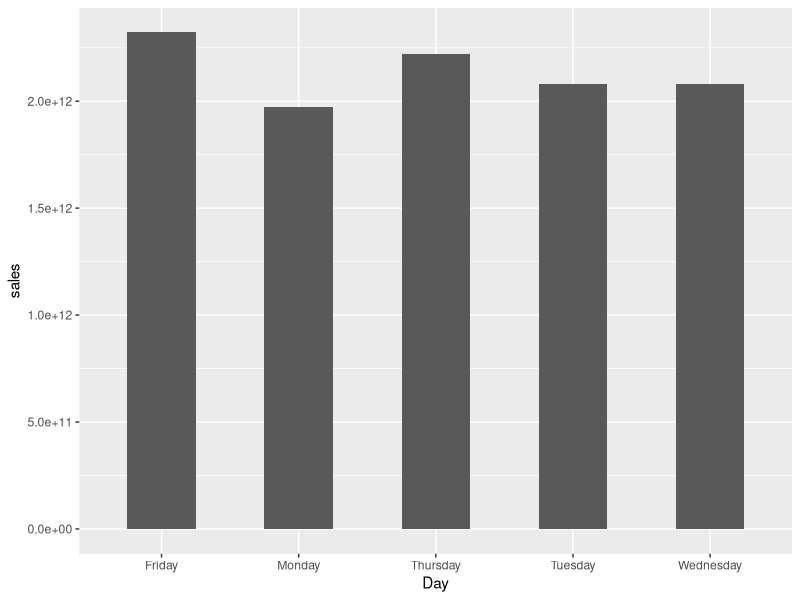
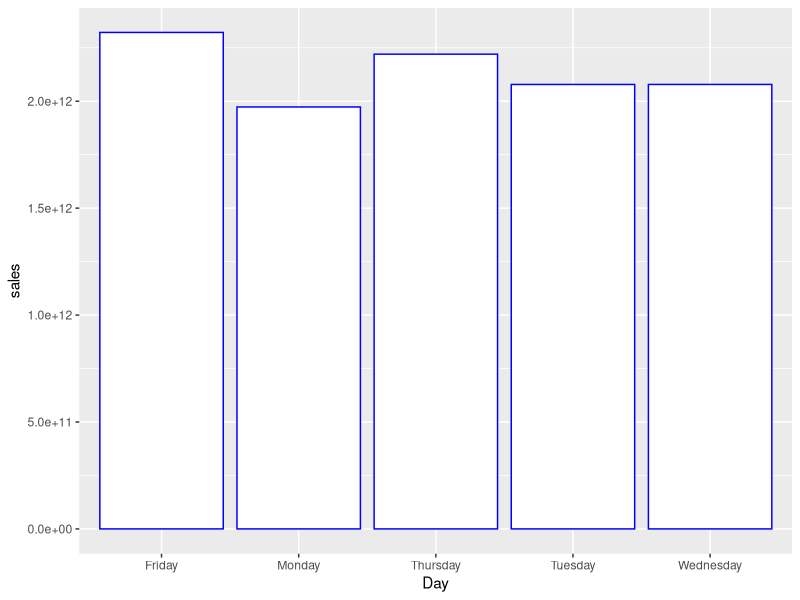
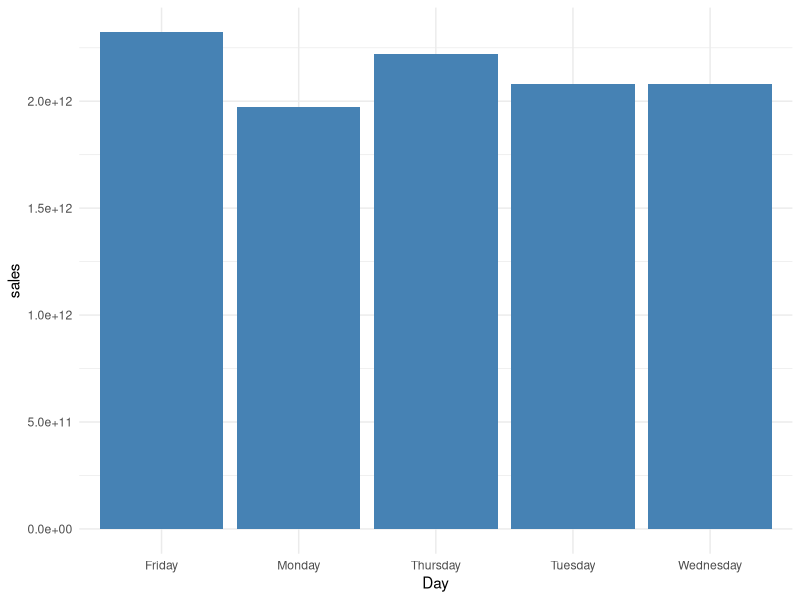
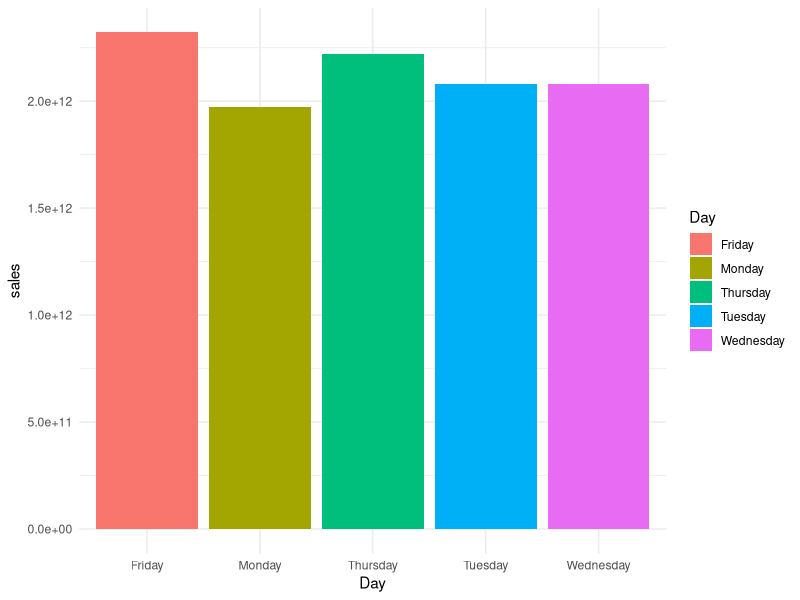
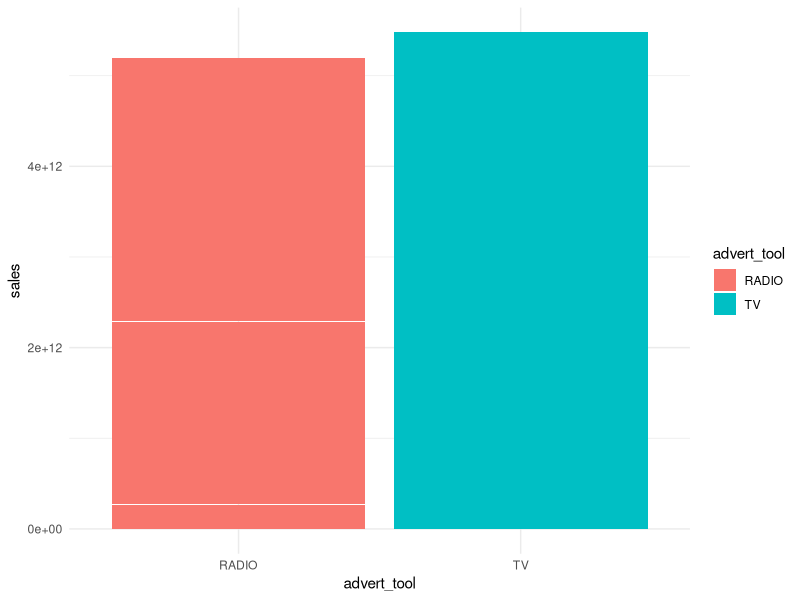

Here is the R script that generated these plots, in order:
## ---- chunk 1
AMZN<-read.csv("AMZN_Apple.csv")
#Checking the column names and dimention of the data
colnames(AMZN)
dim(AMZN)
## ---- chunk 2
# Joining data sets. 
# In our case we have only one data set. However, we can join data sets using
#joined_datasets<-merge(data1,data2,all=TRUE)
## ---- chunk 3
#Deleteing X column
AMZN$X<-NULL
colnames(AMZN)
#Renaming columns
names(AMZN)[2]<-"price_per_unit"
names(AMZN)[7]<-"units_sold"
names(AMZN)[8]<-"Day"
names(AMZN)[9]<-"advert_tool"
colnames(AMZN)
#Removing other columns
AMZN$High<-NULL
AMZN$Low<-NULL
AMZN$Close<-NULL
AMZN$Adj.Close<-NULL
AMZN$sales<-AMZN$price_per_unit*AMZN$units_sold
head(AMZN)
tail(AMZN)
## ---- chunk 4
# Missing value handling
AMZN[is.na(AMZN)] <- 0 # Replacing missing values with zero
#Aggregate-we aggregate by days of the week
AMZN_A<-aggregate(. ~ Day, data = AMZN[,c(2,3,4,6)], 
          FUN = sum,na.rm=TRUE)
AMZN_A

## ---- chunk 5

AMZN_A$Day[AMZN_A$sales==max(AMZN_A$sales)]
max(AMZN_A$sales)

## ---- chunk 6
library(ggplot2)
# Change the width of bars
ggplot(data=AMZN_A, aes(x=Day, y=sales)) +
  geom_bar(stat="identity", width=0.5)
# Change colors
ggplot(data=AMZN_A, aes(x=Day, y=sales)) +
  geom_bar(stat="identity", color="blue", fill="white")
# Minimal theme + blue fill color
p<-ggplot(data=AMZN_A, aes(x=Day, y=sales)) +
  geom_bar(stat="identity", fill="steelblue")+
  theme_minimal()
p

t<-ggplot(AMZN_A, aes(x=Day, y=sales, fill=Day)) +
  geom_bar(stat="identity")+theme_minimal()
t

## ---- chunk 7
Mod1<-lm(sales~advert_tool,data=AMZN)
summary(Mod1)
1.756e+09+1.368e+08*100

## ---- chunk 8
Mod1<-lm(sales~advert_tool,data=AMZN)
summary(Mod1)
## ---- chunk 9
p<-ggplot(AMZN, aes(x=advert_tool, y=sales, fill=advert_tool)) +
  geom_bar(stat="identity")+theme_minimal()
p

## ---- chunk 10
AMZN_R<-aggregate(. ~ advert_tool, data = AMZN[,c(2,3,5,6)], 
                  FUN = sum,na.rm=TRUE)
AMZN_R
ROI_TV<-( 5.193822e+12+5.477374e+12)/5.477374e+12
ROI_TV

ROI_RADIO<-( 5.193822e+12+5.477374e+12)/5.193822e+12
ROI_RADIO

